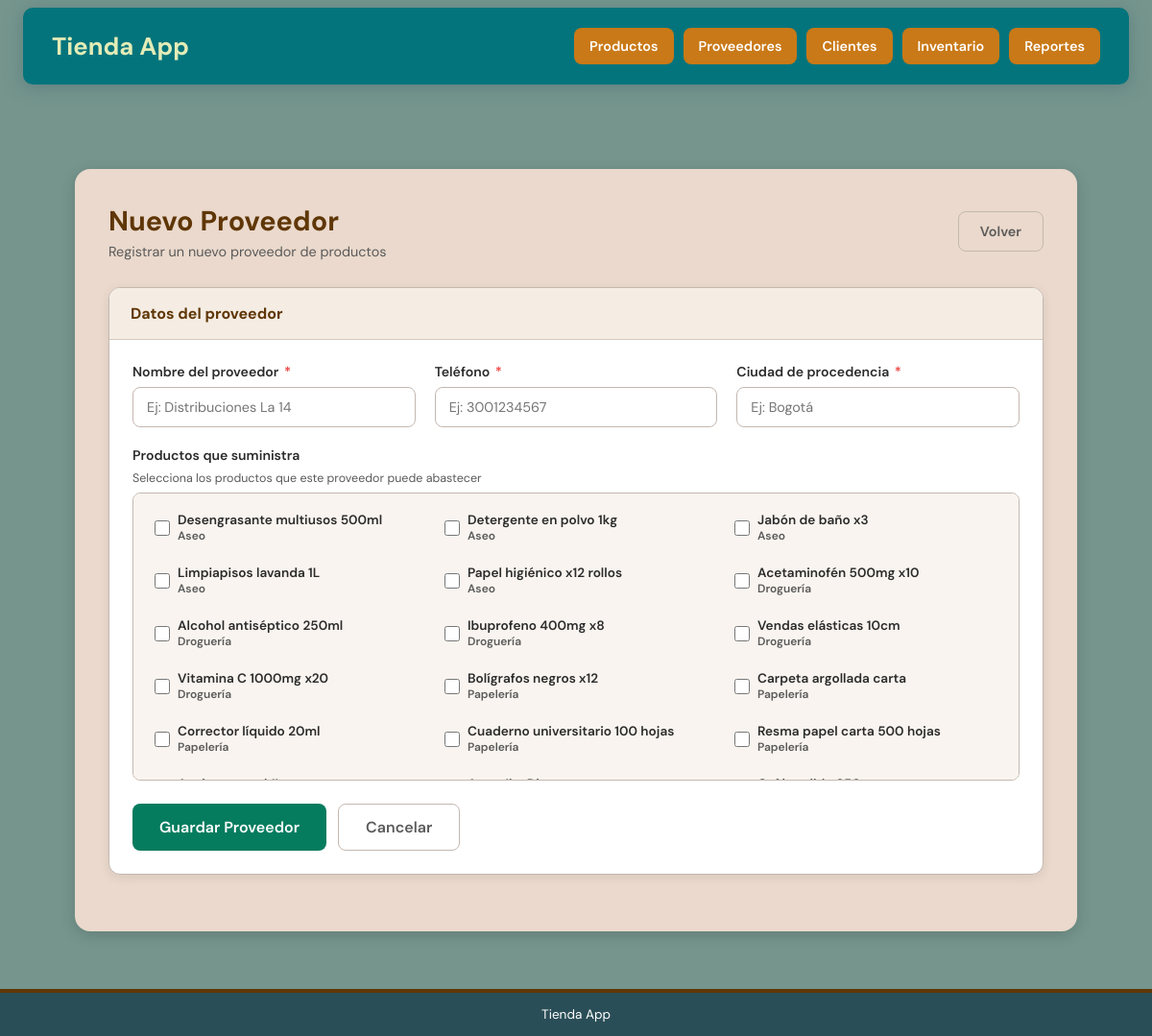
Screenshot of /proveedores/nuevo_proveedor.php with the database file from the repository.
### tables this page shows
CREATE TABLE productos (
    id_producto         INT AUTO_INCREMENT PRIMARY KEY,
    codigo              VARCHAR(10)   NOT NULL UNIQUE,
    nombre              VARCHAR(100)  NOT NULL,
    peso                DECIMAL(8,2)  NOT NULL,           
    cantidad_almacenada INT           NOT NULL DEFAULT 0,
    id_categoria        INT           NOT NULL,
    id_empaque          INT           NOT NULL,
    precio_unitario     DECIMAL(12,2) NOT NULL,
    CONSTRAINT fk_prod_cat FOREIGN KEY (id_categoria) REFERENCES categorias(id_categoria),
    CONSTRAINT fk_prod_emp FOREIGN KEY (id_empaque)   REFERENCES empaques(id_empaque)
);

CREATE TABLE categorias (
    id_categoria  INT AUTO_INCREMENT PRIMARY KEY,
    nombre        VARCHAR(50)   NOT NULL UNIQUE,
    descripcion   VARCHAR(150),
    impuesto      DECIMAL(5,2)  NOT NULL DEFAULT 0.00
     
);

### proveedores/nuevo_proveedor.php (the view, shortened to what this page needs)
<?php
require_once '../conexion.php';
$productos = $pdo->query("SELECT p.id_producto, p.nombre, c.nombre AS categoria
                           FROM productos p
                           JOIN categorias c ON c.id_categoria = p.id_categoria
                           ORDER BY c.nombre, p.nombre")->fetchAll();
?>
<!DOCTYPE html>
<html lang="es">
<head>
  <link rel="stylesheet" href="../css/style.css">
</head>
<body class="pagina-interior">
<?php include '../includes/navbar.php'; ?>
<div class="app-layout">
  <main class="content">
    <div class="content-header">
      <div>
        <h1 class="content-title">Nuevo Proveedor</h1>
        <p class="content-subtitle">Registrar un nuevo proveedor de productos</p>
      </div>
      <a href="lista_proveedor.php" class="btn btn-contorno">Volver</a>
    </div>
    <div class="card">
      <div class="card-header"><h3>Datos del proveedor</h3></div>
      <div class="card-body">
        <form method="POST">
          <div class="form-grid">
            <div class="form-group">
              <label for="nombre">Nombre del proveedor <span class="requerido">*</span></label>
              <input type="text" id="nombre" name="nombre"
                     value="<?= htmlspecialchars($_POST['nombre'] ?? '') ?>"
                     placeholder="Ej: Distribuciones La 14">
            </div>
            <div class="form-group">
              <label for="telefono">Teléfono <span class="requerido">*</span></label>
              <input type="tel" id="telefono" name="telefono"
                     value="<?= htmlspecialchars($_POST['telefono'] ?? '') ?>"
                     placeholder="Ej: 3001234567">
            </div>
            <div class="form-group">
              <label for="ciudad">Ciudad de procedencia <span class="requerido">*</span></label>
              <input type="text" id="ciudad" name="ciudad"
                     value="<?= htmlspecialchars($_POST['ciudad'] ?? '') ?>"
                     placeholder="Ej: Bogotá">
            </div>
          </div>
          <div class="form-group mt-20">
            <label>Productos que suministra</label>
            <span class="form-hint">Selecciona los productos que este proveedor puede abastecer</span>
            <div class="productos-grid">
              <?php
              $selected_prods = $_POST['productos'] ?? [];
              foreach ($productos as $prod):
              ?>
              <label class="producto-check">
                <input type="checkbox" name="productos[]"
                       value="<?= $prod['id_producto'] ?>"
                       <?= in_array($prod['id_producto'], $selected_prods) ? 'checked' : '' ?>>
                <div>
                  <div class="prod-nombre"><?= htmlspecialchars($prod['nombre']) ?></div>
                  <div class="prod-cat"><?= htmlspecialchars($prod['categoria']) ?></div>
                </div>
              </label>
              <?php endforeach; ?>
            </div>
          </div>
          <div class="form-acciones">
            <button type="submit" class="btn btn-lg">Guardar Proveedor</button>
            <a href="lista_proveedor.php" class="btn btn-contorno btn-lg">Cancelar</a>
          </div>
        </form>
      </div>
    </div>
  </main>
</div>
<footer class="footer">
  <p>Tienda App </p>
</footer>
</body>
</html>

### css/style.css (style rules this page uses)
:root { --primario: #04747C; --primario-osc: #0C444C; --acento: #c97917; --acento-osc: #5f3606; --verde: #067c5e; --verde-claro: #4CAC94; --papeleria: #F59E0B; --papeleria-light: #FEF3C7; --papeleria-dark: #92400E; --drogueria: #10B981; --drogueria-light: #D1FAE5; --drogueria-dark: #065F46; --supermercado: #3B82F6; --supermercado-light: #DBEAFE; --supermercado-dark: #1E40AF; --aseo: #EC4899; --aseo-light: #FCE7F3; --aseo-dark: #9D174D; --exito: #22C55E; --peligro: #EF4444; --advertencia: #F59E0B; --fondo: #75958d; --fondo-content: #ead9cc; --fondo-index: #FCFCEC; --texto: #2b2b2b; --texto-suave: #5a5a5a; --borde: #c4b8b0; --blanco: #ffffff; --radio: 12px; --radio-sm: 8px; --sombra: 0 4px 15px rgba(0,0,0,0.15); --sombra-lg:0 8px 30px rgba(0,0,0,0.2); }
*, *::before, *::after { box-sizing: border-box; margin: 0; padding: 0; font-family: 'DM Sans', sans-serif; }
a { text-decoration: none; color: inherit; }
body.pagina-interior { background-color: var(--fondo); color: var(--texto); min-height: 100vh; display: flex; flex-direction: column; padding-top: 22vh; }
.app-layout { flex: 1; width: 100%; display: flex; justify-content: center; padding: 0 20px; }
.content { width: 90%; max-width: 1200px; background-color: var(--fondo-content); padding: 35px; border-radius: 16px; box-shadow: var(--sombra); }
.content-header { display: flex; align-items: center; justify-content: space-between; margin-bottom: 28px; flex-wrap: wrap; gap: 15px; }
.content-title { font-size: 1.8rem; color: var(--acento-osc); font-weight: 700; }
.content-subtitle { color: var(--texto-suave); font-size: 0.9rem; margin-top: 4px; }
.btn { display: inline-flex; align-items: center; gap: 6px; color: var(--blanco); background-color: var(--verde); padding: 11px 22px; border-radius: var(--radio-sm); font-weight: 600; font-size: 0.9rem; transition: background 0.2s, transform 0.1s; border: none; cursor: pointer; text-decoration: none; }
.btn-contorno { background: transparent; color: var(--texto-suave); border: 1.5px solid var(--borde); }
.btn-lg { padding: 13px 28px; font-size: 1rem; }
.formulario, .form-grid { display: grid; grid-template-columns: repeat(auto-fit, minmax(260px, 1fr)); gap: 20px; margin-bottom: 10px; }
.form-group { display: flex; flex-direction: column; gap: 7px; }
label { font-size: 0.88rem; font-weight: 600; color: var(--texto); }
label .requerido { color: var(--peligro); margin-left: 2px; }
input[type="text"], input[type="email"], input[type="number"], input[type="tel"], select, textarea { padding: 11px 14px; border: 1.5px solid var(--borde); border-radius: var(--radio-sm); font-size: 0.9rem; color: var(--texto); background: var(--blanco); transition: border-color 0.2s, box-shadow 0.2s; outline: none; width: 100%; }
.form-hint { font-size: 0.78rem; color: var(--texto-suave); }
.form-acciones { display: flex; gap: 12px; margin-top: 24px; flex-wrap: wrap; }
.card { background: var(--blanco); border-radius: var(--radio); border: 1px solid var(--borde); box-shadow: 0 3px 12px rgba(0,0,0,0.08); overflow: hidden; margin-bottom: 24px; }
.card-header { padding: 16px 22px; border-bottom: 1px solid #d5c8bf; display: flex; align-items: center; justify-content: space-between; background: #f5ede4; }
.card-header h3 { font-weight: 700; font-size: 1rem; color: var(--acento-osc); }
.card-body { padding: 24px; }
.productos-grid { display: grid; grid-template-columns: repeat(auto-fill, minmax(220px, 1fr)); gap: 8px; max-height: 300px; overflow-y: auto; border: 1.5px solid var(--borde); border-radius: var(--radio-sm); padding: 12px; background: #f9f4ef; }
.producto-check { display: flex; align-items: center; gap: 8px; padding: 7px 10px; border-radius: 6px; cursor: pointer; transition: background 0.15s; }
.producto-check input[type="checkbox"] { cursor: pointer; width: 16px; height: 16px; accent-color: var(--primario); flex-shrink: 0; }
.prod-nombre { font-size: 0.85rem; font-weight: 600; }
.prod-cat { font-size: 0.75rem; color: var(--texto-suave); }
.footer { background-color: #2a4e57; color: var(--blanco); text-align: center; padding: 14px; margin-top: 60px; border-top: 4px solid var(--acento-osc); font-size: 0.85rem; }
.mt-20 { margin-top: 20px; }

### rows the page displays
productos: nombre "Desengrasante multiusos 500ml", id_categoria.nombre "Aseo"
productos: nombre "Detergente en polvo 1kg", id_categoria.nombre "Aseo"
productos: nombre "Jabón de baño x3", id_categoria.nombre "Aseo"
productos: nombre "Limpiapisos lavanda 1L", id_categoria.nombre "Aseo"
productos: nombre "Papel higiénico x12 rollos", id_categoria.nombre "Aseo"
productos: nombre "Acetaminofén 500mg x10", id_categoria.nombre "Droguería"
productos: nombre "Alcohol antiséptico 250ml", id_categoria.nombre "Droguería"
productos: nombre "Ibuprofeno 400mg x8", id_categoria.nombre "Droguería"
productos: nombre "Vendas elásticas 10cm", id_categoria.nombre "Droguería"
productos: nombre "Vitamina C 1000mg x20", id_categoria.nombre "Droguería"
productos: nombre "Bolígrafos negros x12", id_categoria.nombre "Papelería"
productos: nombre "Carpeta argollada carta", id_categoria.nombre "Papelería"
productos: nombre "Corrector líquido 20ml", id_categoria.nombre "Papelería"
productos: nombre "Cuaderno universitario 100 hojas", id_categoria.nombre "Papelería"
productos: nombre "Resma papel carta 500 hojas", id_categoria.nombre "Papelería"
